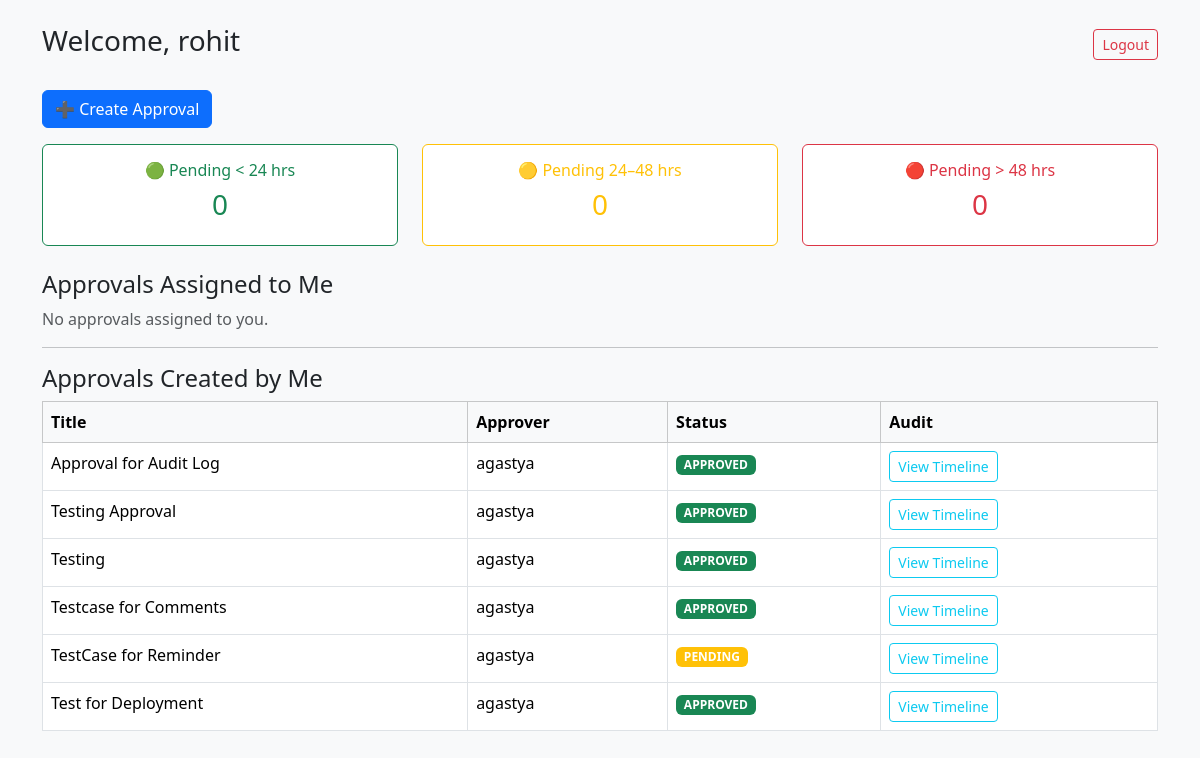
The page /dashboard/ (signed in) on the database its author committed.
### core/models.py (models this page shows, shortened)
class User(AbstractUser):
    ROLE_CHOICES = (
        ('EMPLOYEE', 'Employee'),
        ('MANAGER', 'Manager'),
        ('ADMIN', 'Admin'),
    )
    role = models.CharField(
        max_length=20,
        choices=ROLE_CHOICES,
        default='EMPLOYEE'
    )
    organization = models.ForeignKey(
        Organization,
        on_delete=models.CASCADE,
        null=True,
        blank=True,
        related_name="users"
    )
    team = models.ForeignKey(
        Team,
        on_delete=models.SET_NULL,
        null=True,
        blank=True,
        related_name="members"
    )
    timezone = models.CharField(
        max_length=50,
        default='Asia/Kolkata'
    )

class ApprovalTask(models.Model):
    URGENCY_CHOICES = (
        ('LOW', 'Low'),
        ('MEDIUM', 'Medium'),
        ('HIGH', 'High'),
        ('CRITICAL', 'Critical'),
    )
    STATUS_CHOICES = (
        ('PENDING', 'Pending'),
        ('APPROVED', 'Approved'),
        ('REJECTED', 'Rejected'),
    )
    title = models.CharField(max_length=200)
    description = models.TextField(blank=True)
    requester = models.ForeignKey(
        User,
        related_name='requested_tasks',
        on_delete=models.CASCADE
    )
    approver = models.ForeignKey(
        User,
        related_name='assigned_approvals',
        on_delete=models.CASCADE
    )
    urgency = models.CharField(
        max_length=20,
        choices=URGENCY_CHOICES,
        default='MEDIUM'
    )
    reminder_interval_minutes = models.PositiveIntegerField(default=1440)
    status = models.CharField(
        max_length=20,
        choices=STATUS_CHOICES,
        default='PENDING'
    )
    snooze_until = models.DateTimeField(
        null=True,
        blank=True
    )
    created_at = models.DateTimeField(default=timezone.now)
    updated_at = models.DateTimeField(auto_now=True)
    class Meta:
        indexes = [
            models.Index(fields=['status']),
            models.Index(fields=['urgency']),
            models.Index(fields=['created_at']),
        ]

### core/views.py (the view, shortened to what this page needs)
# urls.py: path('dashboard/', views.dashboard, name='dashboard'),
@login_required
def dashboard(request):
    user = request.user
    now = timezone.now()
    assigned_tasks = ApprovalTask.objects.filter(
        approver=user,
        status="PENDING"
    )
    created_tasks = ApprovalTask.objects.filter(
        requester=user
    )
    sla_green = []
    sla_yellow = []
    sla_red = []
    return render(request, "dashboard.html", {
        "user": user,
        "assigned_tasks": assigned_tasks,
        "created_tasks": created_tasks,
        "sla_green": sla_green,
        "sla_yellow": sla_yellow,
        "sla_red": sla_red,
    })

### core/templates/dashboard.html (shortened to what this page needs)
<!DOCTYPE html>
<html lang="en">
<head>
    <link href="https://cdn.jsdelivr.net/npm/bootstrap@5.3.2/dist/css/bootstrap.min.css" rel="stylesheet">
</head>
<body class="bg-light">
<div class="container mt-4">
    <div class="d-flex justify-content-between align-items-center mb-4">
        <h3>Welcome, {{ user.username }}</h3>
        <a href="{% url 'logout' %}" class="btn btn-outline-danger btn-sm">Logout</a>
    </div>
    <div class="mb-3">
        <a href="{% url 'create_approval' %}" class="btn btn-primary">
            ➕ Create Approval
        </a>
    </div>
    <div class="row mb-4">
        <div class="col-md-4">
            <div class="card border-success">
                <div class="card-body text-success text-center">
                    <h6>🟢 Pending &lt; 24 hrs</h6>
                    <h3>{{ sla_green|length }}</h3>
                </div>
            </div>
        </div>
        <div class="col-md-4">
            <div class="card border-warning">
                <div class="card-body text-warning text-center">
                    <h6>🟡 Pending 24–48 hrs</h6>
                    <h3>{{ sla_yellow|length }}</h3>
                </div>
            </div>
        </div>
        <div class="col-md-4">
            <div class="card border-danger">
                <div class="card-body text-danger text-center">
                    <h6>🔴 Pending &gt; 48 hrs</h6>
                    <h3>{{ sla_red|length }}</h3>
                </div>
            </div>
        </div>
    </div>
    <h4>Approvals Assigned to Me</h4>
    {% if assigned_tasks %}
    <table class="table table-bordered table-hover bg-white">
        <thead class="table-dark">
            <tr>
                <th>Title</th>
                <th>Requester</th>
                <th>Urgency</th>
                <th>Action</th>
            </tr>
        </thead>
        <tbody>
            {% for task in assigned_tasks %}
            <tr>
                <td>{{ task.title }}</td>
                <td>{{ task.requester.username }}</td>
                <td>
                    <span class="badge
                    {% if task.urgency == 'CRITICAL' %}bg-danger
                    {% elif task.urgency == 'HIGH' %}bg-warning
                    {% else %}bg-secondary{% endif %}">
                        {{ task.urgency }}
                    </span>
                </td>
                <td>
                    <form method="POST" action="/approve/{{ task.id }}/" class="mb-1">
                        {% csrf_token %}
                        <input type="text" name="comment" class="form-control form-control-sm mb-1"
                               placeholder="Approval comment (optional)">
                        <button class="btn btn-success btn-sm w-100">Approve</button>
                    </form>
                    <form method="POST" action="/reject/{{ task.id }}/" class="mb-1">
                        {% csrf_token %}
                        <input type="text" name="comment" class="form-control form-control-sm mb-1"
                               placeholder="Rejection reason (required)">
                        <button class="btn btn-danger btn-sm w-100">Reject</button>
                    </form>
                    <a href="/audit/{{ task.id }}/" class="btn btn-info btn-sm w-100">Audit</a>
                </td>
            </tr>
            {% endfor %}
        </tbody>
    </table>
    {% else %}
        <p class="text-muted">No approvals assigned to you.</p>
    {% endif %}
    <hr>
    <h4>Approvals Created by Me</h4>
    {% if created_tasks %}
    <table class="table table-bordered table-hover bg-white">
        <thead class="table-light">
            <tr>
                <th>Title</th>
                <th>Approver</th>
                <th>Status</th>
                <th>Audit</th>
            </tr>
        </thead>
        <tbody>
            {% for task in created_tasks %}
            <tr>
                <td>{{ task.title }}</td>
                <td>{{ task.approver.username }}</td>
                <td>
                    <span class="badge
                    {% if task.status == 'APPROVED' %}bg-success
                    {% elif task.status == 'REJECTED' %}bg-danger
                    {% else %}bg-warning{% endif %}">
                        {{ task.status }}
                    </span>
                </td>
                <td>
                    <a href="/audit/{{ task.id }}/" class="btn btn-outline-info btn-sm">
                        View Timeline
                    </a>
                </td>
            </tr>
            {% endfor %}
        </tbody>
    </table>
    {% else %}
        <p class="text-muted">You haven’t created any approvals yet.</p>
    {% endif %}
</div>
</body>
</html>

### rows shown on the page
User: username "rohit"
ApprovalTask: title "Approval for Audit Log", approver.username "agastya", status "APPROVED"
ApprovalTask: title "Testing Approval", approver.username "agastya", status "APPROVED"
ApprovalTask: title "Testing", approver.username "agastya", status "APPROVED"
ApprovalTask: title "Testcase for Comments", approver.username "agastya", status "APPROVED"
ApprovalTask: title "TestCase for Reminder", approver.username "agastya", status "PENDING"
ApprovalTask: title "Test for Deployment", approver.username "agastya", status "APPROVED"

### other values the page prints
{{ sla_green|length }} "0"
{{ sla_yellow|length }} "0"
{{ sla_red|length }} "0"
